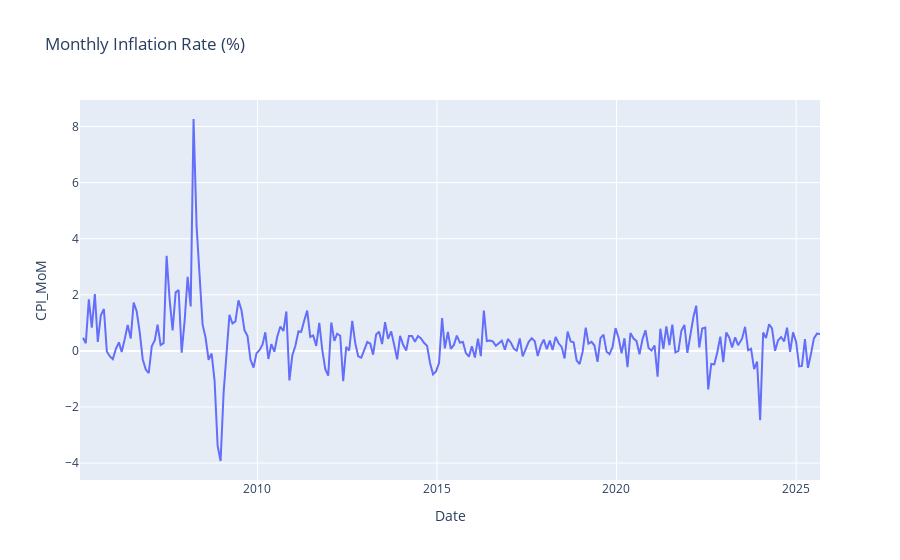

Notebook source saved alongside this figure:
### Markdown cell above
## Check Growth Pattern

### Code cell
cpi_df['CPI_MoM'] = cpi_df['CPI_all_item'].pct_change() * 100
fig = px.line(cpi_df, x='Date', y='CPI_MoM', title='Monthly Inflation Rate (%)')
fig.show()

### Figure 1 — Plotly figure (JSON) as saved in the notebook; plotly's stock layout.template omitted (floating-point values rounded to 4 significant figures; data arrays with more than 128 entries replaced by an {"elided": "..."} marker saying what was removed)
{"data": [{"hovertemplate": "Date=%{x}<br>CPI_MoM=%{y}<extra></extra>", "legendgroup": "", "line": {"color": "#636efa", "dash": "solid"}, "marker": {"symbol": "circle"}, "mode": "lines", "name": "", "orientation": "v", "showlegend": false, "type": "scatter", "x": {"elided": "249 str values"}, "xaxis": "x", "y": {"elided": "249 float values"}, "yaxis": "y"}], "layout": {"legend": {"tracegroupgap": 0}, "title": {"text": "Monthly Inflation Rate (%)"}, "xaxis": {"anchor": "y", "domain": [0, 1], "title": {"text": "Date"}}, "yaxis": {"anchor": "x", "domain": [0, 1], "title": {"text": "CPI_MoM"}}}}
